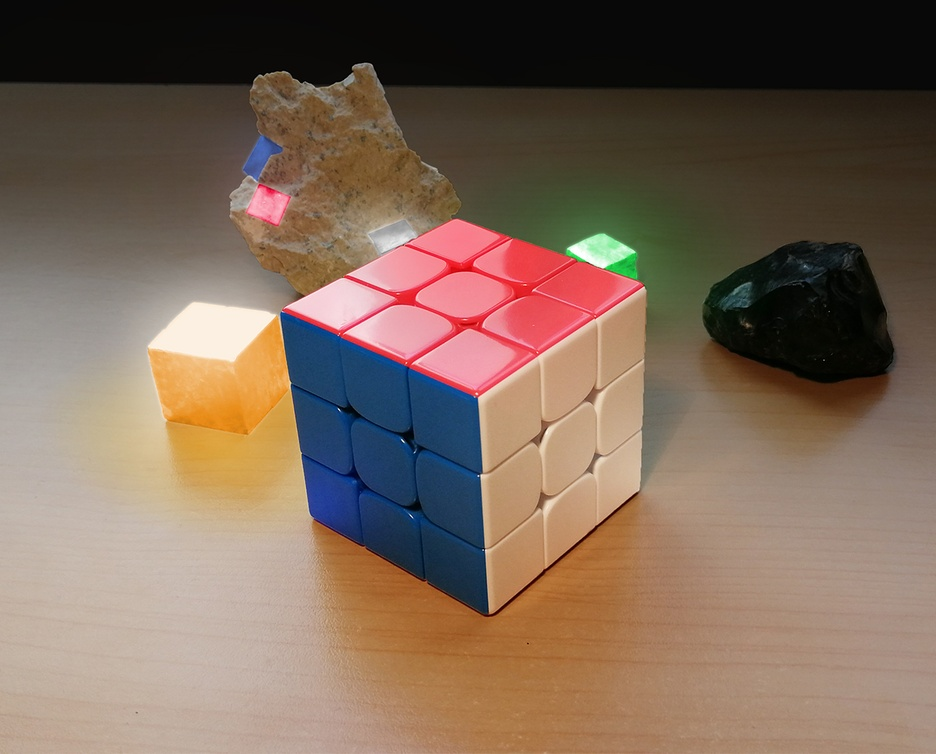
#> input picture Cube.jpg, 936 x 754 px, shrunk from 1241 x 1000 before the run
$ python ImageToSubpixel.py
#> lines starting #> are read from the running program, lines starting #| are printed output that depends on the picture
import matplotlib.pyplot as plt
from PIL import Image

#image goes here
filename = "Cube.jpg"
#filename = "Gradient.jpg"
#filename = "Gradient.png"

img = Image.open(filename)
#> img is the input picture: PIL image 936x754 RGB; mean R, G, B 125.5, 104.2, 88.6

# Creating the graph
yAxisRed = [0] * 256
yAxisGreen = [0] * 256
yAxisBlue = [0] * 256

xAxis = [0] * 256
for Loop in range(256):
	xAxis[Loop] = Loop
#for Loop in range


# Going through the image
for x in range(img.size[0]):
	for y in range(img.size[1]):
		red, green, blue = img.getpixel((x, y))
		yAxisRed[red] = yAxisRed[red] + 1
		yAxisGreen[green] = yAxisGreen[green] + 1
		yAxisBlue[blue] = yAxisBlue[blue] + 1
#> after the loop, yAxisBlue = 256 values, max 47246 at index 8, min 5 at index 254, mean 2756.8; yAxisGreen = 256 values, max 51677 at index 8, min 23 at index 233, mean 2756.8; yAxisRed = 256 values, max 43474 at index 8, min 340 at index 254, mean 2756.8
	#for y in range
#for x in range

img.show()


# Plotting the graph

plot1 = plt.subplot2grid((3, 1), (0, 0))
plot2 = plt.subplot2grid((3, 1), (1, 0))
plot3 = plt.subplot2grid((3, 1), (2, 0))


plot1.bar(xAxis, yAxisRed, color='red')

plot2.bar(xAxis, yAxisGreen, color='green')

plot3.bar(xAxis, yAxisBlue, color='blue')

plot1.set_title("Fourier transformation of the image in RGB subpixels")
plt.xlabel("Value of the subpixel (0 to 255)")
plot2.set_ylabel("Amount of subpixels")
plt.show()
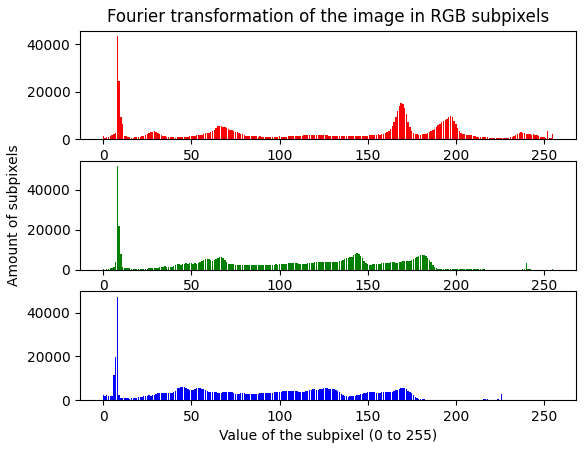
#> figure drawn by matplotlib, 3 panels; panel 1: tallest bar 43474 high, from x = 7.6 to 8.4; panel 2: tallest bar 51677 high, from x = 7.6 to 8.4; panel 3: tallest bar 47246 high, from x = 7.6 to 8.4
